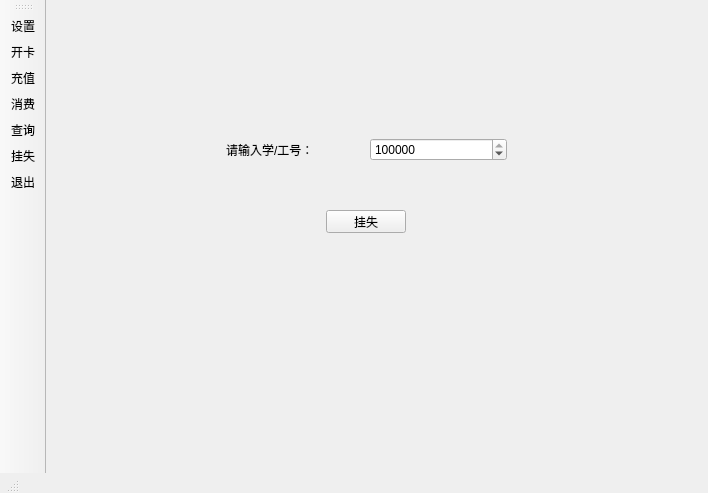
<?xml version="1.0" encoding="UTF-8"?>
<ui version="4.0">
 <class>MainWindow</class>
 <widget class="QMainWindow" name="MainWindow">
  <property name="geometry">
   <rect>
    <x>0</x>
    <y>0</y>
    <width>708</width>
    <height>493</height>
   </rect>
  </property>
  <property name="windowTitle">
   <string>MainWindow</string>
  </property>
  <widget class="QWidget" name="centralwidget">
   <widget class="QStackedWidget" name="stackedWidget">
    <property name="geometry">
     <rect>
      <x>-50</x>
      <y>-40</y>
      <width>701</width>
      <height>481</height>
     </rect>
    </property>
    <property name="autoFillBackground">
     <bool>true</bool>
    </property>
    <property name="currentIndex">
     <number>3</number>
    </property>
    <widget class="QWidget" name="quitAppPage">
     <widget class="QPushButton" name="confirmQuitButton">
      <property name="geometry">
       <rect>
        <x>310</x>
        <y>260</y>
        <width>80</width>
        <height>23</height>
       </rect>
      </property>
      <property name="text">
       <string>确认</string>
      </property>
     </widget>
     <widget class="QLabel" name="confirmQuitLabel">
      <property name="geometry">
       <rect>
        <x>270</x>
        <y>180</y>
        <width>161</width>
        <height>51</height>
       </rect>
      </property>
      <property name="text">
       <string>确认退出应用吗？</string>
      </property>
      <property name="alignment">
       <set>Qt::AlignmentFlag::AlignCenter</set>
      </property>
     </widget>
    </widget>
    <widget class="QWidget" name="settingPage">
     <widget class="QWidget" name="verticalLayoutWidget_2">
      <property name="geometry">
       <rect>
        <x>240</x>
        <y>70</y>
        <width>229</width>
        <height>118</height>
       </rect>
      </property>
      <layout class="QVBoxLayout" name="verticalLayout_3">
       <item>
        <widget class="QLabel" name="label">
         <property name="font">
          <font>
           <family>Microsoft JhengHei UI</family>
           <pointsize>11</pointsize>
           <bold>false</bold>
          </font>
         </property>
         <property name="text">
          <string>连接读卡器</string>
         </property>
         <property name="alignment">
          <set>Qt::AlignmentFlag::AlignCenter</set>
         </property>
        </widget>
       </item>
       <item>
        <layout class="QHBoxLayout" name="horizontalLayout">
         <item>
          <widget class="QLabel" name="label_2">
           <property name="text">
            <string>选择端口：COM</string>
           </property>
          </widget>
         </item>
         <item>
          <widget class="QSpinBox" name="comNumberBox">
           <property name="minimumSize">
            <size>
             <width>80</width>
             <height>20</height>
            </size>
           </property>
           <property name="font">
            <font>
             <pointsize>9</pointsize>
            </font>
           </property>
           <property name="value">
            <number>3</number>
           </property>
          </widget>
         </item>
        </layout>
       </item>
       <item>
        <layout class="QVBoxLayout" name="verticalLayout_2">
         <item>
          <widget class="QRadioButton" name="directLinkButton">
           <property name="text">
            <string>直连模式</string>
           </property>
           <property name="checkable">
            <bool>true</bool>
           </property>
           <property name="checked">
            <bool>true</bool>
           </property>
          </widget>
         </item>
        </layout>
       </item>
      </layout>
     </widget>
     <widget class="QPushButton" name="connectReaderButton">
      <property name="geometry">
       <rect>
        <x>320</x>
        <y>200</y>
        <width>80</width>
        <height>23</height>
       </rect>
      </property>
      <property name="text">
       <string>连接</string>
      </property>
     </widget>
     <widget class="QWidget" name="verticalLayoutWidget_3">
      <property name="geometry">
       <rect>
        <x>250</x>
        <y>260</y>
        <width>231</width>
        <height>159</height>
       </rect>
      </property>
      <layout class="QVBoxLayout" name="verticalLayout_4">
       <item>
        <widget class="QLabel" name="label_3">
         <property name="font">
          <font>
           <family>Microsoft JhengHei UI</family>
           <pointsize>11</pointsize>
           <bold>false</bold>
          </font>
         </property>
         <property name="text">
          <string>连接数据库</string>
         </property>
         <property name="alignment">
          <set>Qt::AlignmentFlag::AlignCenter</set>
         </property>
        </widget>
       </item>
       <item>
        <layout class="QVBoxLayout" name="verticalLayout_5">
         <item>
          <layout class="QGridLayout" name="gridLayout">
           <item row="2" column="0">
            <widget class="QLabel" name="portLabel">
             <property name="text">
              <string>端口：</string>
             </property>
            </widget>
           </item>
           <item row="1" column="1">
            <widget class="QLineEdit" name="ipAddrEdit">
             <property name="text">
              <string>172.29.68.245</string>
             </property>
            </widget>
           </item>
           <item row="1" column="0">
            <widget class="QLabel" name="ipAddrLabel">
             <property name="text">
              <string>IP地址：</string>
             </property>
            </widget>
           </item>
           <item row="4" column="0">
            <widget class="QLabel" name="passwordLabel">
             <property name="text">
              <string>密码：</string>
             </property>
            </widget>
           </item>
           <item row="2" column="1">
            <widget class="QSpinBox" name="portBox">
             <property name="minimumSize">
              <size>
               <width>80</width>
               <height>20</height>
              </size>
             </property>
             <property name="font">
              <font>
               <pointsize>9</pointsize>
              </font>
             </property>
             <property name="minimum">
              <number>1024</number>
             </property>
             <property name="maximum">
              <number>65534</number>
             </property>
             <property name="value">
              <number>3306</number>
             </property>
            </widget>
           </item>
           <item row="4" column="1">
            <widget class="QLineEdit" name="passwordEdit"/>
           </item>
           <item row="5" column="0">
            <widget class="QLabel" name="deviceLabel">
             <property name="text">
              <string>设备名：</string>
             </property>
            </widget>
           </item>
           <item row="5" column="1">
            <widget class="QLineEdit" name="deviceEdit"/>
           </item>
          </layout>
         </item>
        </layout>
       </item>
      </layout>
     </widget>
     <widget class="QPushButton" name="connectDatabaseButton">
      <property name="geometry">
       <rect>
        <x>330</x>
        <y>430</y>
        <width>80</width>
        <height>23</height>
       </rect>
      </property>
      <property name="text">
       <string>连接</string>
      </property>
     </widget>
    </widget>
    <widget class="QWidget" name="newCardPage">
     <widget class="QWidget" name="gridLayoutWidget">
      <property name="geometry">
       <rect>
        <x>210</x>
        <y>130</y>
        <width>347</width>
        <height>84</height>
       </rect>
      </property>
      <layout class="QGridLayout" name="gridLayout_2">
       <item row="1" column="1">
        <widget class="QSpinBox" name="userIdBox">
         <property name="minimumSize">
          <size>
           <width>200</width>
           <height>0</height>
          </size>
         </property>
         <property name="maximumSize">
          <size>
           <width>200</width>
           <height>16777215</height>
          </size>
         </property>
         <property name="minimum">
          <number>1000</number>
         </property>
         <property name="maximum">
          <number>99999999</number>
         </property>
         <property name="value">
          <number>21281280</number>
         </property>
        </widget>
       </item>
       <item row="0" column="1">
        <widget class="QComboBox" name="cardIdBox">
         <property name="minimumSize">
          <size>
           <width>200</width>
           <height>0</height>
          </size>
         </property>
         <property name="maximumSize">
          <size>
           <width>200</width>
           <height>16777215</height>
          </size>
         </property>
        </widget>
       </item>
       <item row="0" column="0">
        <widget class="QLabel" name="cardIdLabel">
         <property name="text">
          <string>卡号：</string>
         </property>
        </widget>
       </item>
       <item row="1" column="0">
        <widget class="QLabel" name="userIdLabel">
         <property name="text">
          <string>学/工号：</string>
         </property>
        </widget>
       </item>
       <item row="0" column="2">
        <widget class="QPushButton" name="inventoryButton">
         <property name="text">
          <string>查询</string>
         </property>
        </widget>
       </item>
      </layout>
     </widget>
     <widget class="QPushButton" name="newCardButton">
      <property name="geometry">
       <rect>
        <x>300</x>
        <y>230</y>
        <width>80</width>
        <height>23</height>
       </rect>
      </property>
      <property name="text">
       <string>开卡</string>
      </property>
     </widget>
    </widget>
    <widget class="QWidget" name="reportLossPage">
     <widget class="QWidget" name="horizontalLayoutWidget">
      <property name="geometry">
       <rect>
        <x>230</x>
        <y>150</y>
        <width>281</width>
        <height>80</height>
       </rect>
      </property>
      <layout class="QHBoxLayout" name="horizontalLayout_2">
       <item>
        <widget class="QLabel" name="label_4">
         <property name="text">
          <string>请输入学/工号：</string>
         </property>
        </widget>
       </item>
       <item>
        <widget class="QSpinBox" name="reportLossUserIdBox">
         <property name="minimum">
          <number>1000</number>
         </property>
         <property name="maximum">
          <number>99999999</number>
         </property>
         <property name="value">
          <number>21281280</number>
         </property>
        </widget>
       </item>
      </layout>
     </widget>
     <widget class="QPushButton" name="reportLossButton">
      <property name="geometry">
       <rect>
        <x>330</x>
        <y>250</y>
        <width>80</width>
        <height>23</height>
       </rect>
      </property>
      <property name="text">
       <string>挂失</string>
      </property>
     </widget>
    </widget>
   </widget>
  </widget>
  <widget class="QStatusBar" name="statusBar">
   <property name="sizePolicy">
    <sizepolicy hsizetype="Fixed" vsizetype="Preferred">
     <horstretch>0</horstretch>
     <verstretch>0</verstretch>
    </sizepolicy>
   </property>
   <property name="minimumSize">
    <size>
     <width>0</width>
     <height>20</height>
    </size>
   </property>
  </widget>
  <widget class="QToolBar" name="toolBar">
   <property name="windowTitle">
    <string>toolBar_2</string>
   </property>
   <attribute name="toolBarArea">
    <enum>LeftToolBarArea</enum>
   </attribute>
   <attribute name="toolBarBreak">
    <bool>false</bool>
   </attribute>
   <addaction name="settingAction"/>
   <addaction name="NewCardAction"/>
   <addaction name="depositAction"/>
   <addaction name="ConsumptionAction"/>
   <addaction name="QueryAction"/>
   <addaction name="reportLossAction"/>
   <addaction name="quitAppAction"/>
  </widget>
  <action name="settingAction">
   <property name="text">
    <string>设置</string>
   </property>
   <property name="menuRole">
    <enum>QAction::MenuRole::NoRole</enum>
   </property>
  </action>
  <action name="quitAppAction">
   <property name="text">
    <string>退出</string>
   </property>
   <property name="menuRole">
    <enum>QAction::MenuRole::NoRole</enum>
   </property>
  </action>
  <action name="ConsumptionAction">
   <property name="text">
    <string>消费</string>
   </property>
   <property name="menuRole">
    <enum>QAction::MenuRole::NoRole</enum>
   </property>
  </action>
  <action name="NewCardAction">
   <property name="text">
    <string>开卡</string>
   </property>
   <property name="menuRole">
    <enum>QAction::MenuRole::NoRole</enum>
   </property>
  </action>
  <action name="QueryAction">
   <property name="text">
    <string>查询</string>
   </property>
   <property name="menuRole">
    <enum>QAction::MenuRole::NoRole</enum>
   </property>
  </action>
  <action name="depositAction">
   <property name="text">
    <string>充值</string>
   </property>
   <property name="menuRole">
    <enum>QAction::MenuRole::NoRole</enum>
   </property>
  </action>
  <action name="reportLossAction">
   <property name="text">
    <string>挂失</string>
   </property>
   <property name="menuRole">
    <enum>QAction::MenuRole::NoRole</enum>
   </property>
  </action>
 </widget>
 <resources/>
 <connections/>
</ui>
